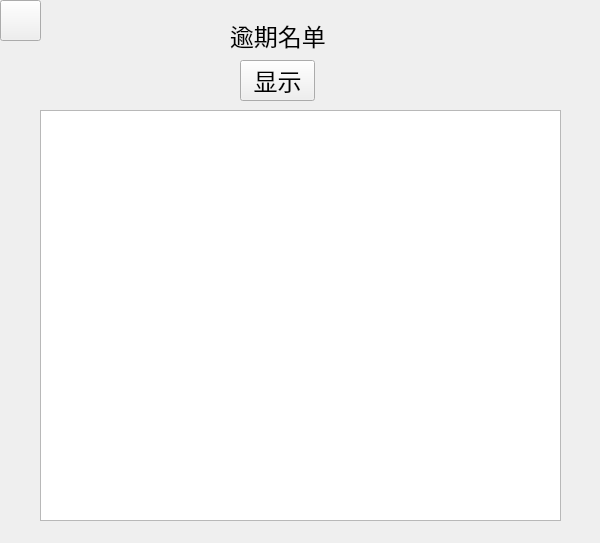
<?xml version="1.0" encoding="UTF-8"?>
<ui version="4.0">
 <class>btn_7Class</class>
 <widget class="QMainWindow" name="btn_7Class">
  <property name="geometry">
   <rect>
    <x>0</x>
    <y>0</y>
    <width>600</width>
    <height>543</height>
   </rect>
  </property>
  <property name="windowTitle">
   <string>btn_7</string>
  </property>
  <widget class="QWidget" name="centralWidget">
   <widget class="QPushButton" name="pushButton">
    <property name="geometry">
     <rect>
      <x>0</x>
      <y>0</y>
      <width>41</width>
      <height>41</height>
     </rect>
    </property>
    <property name="styleSheet">
     <string notr="true">image: url(:/return/return.jpg);</string>
    </property>
    <property name="text">
     <string/>
    </property>
   </widget>
   <widget class="QTextEdit" name="textEdit">
    <property name="geometry">
     <rect>
      <x>40</x>
      <y>110</y>
      <width>521</width>
      <height>411</height>
     </rect>
    </property>
    <property name="font">
     <font>
      <family>华文楷体</family>
      <pointsize>18</pointsize>
     </font>
    </property>
   </widget>
   <widget class="QLabel" name="label">
    <property name="geometry">
     <rect>
      <x>230</x>
      <y>10</y>
      <width>101</width>
      <height>51</height>
     </rect>
    </property>
    <property name="font">
     <font>
      <family>华文楷体</family>
      <pointsize>18</pointsize>
     </font>
    </property>
    <property name="text">
     <string>逾期名单</string>
    </property>
   </widget>
   <widget class="QPushButton" name="pushButton_2">
    <property name="geometry">
     <rect>
      <x>240</x>
      <y>60</y>
      <width>75</width>
      <height>41</height>
     </rect>
    </property>
    <property name="font">
     <font>
      <family>华文楷体</family>
      <pointsize>18</pointsize>
     </font>
    </property>
    <property name="text">
     <string>显示</string>
    </property>
   </widget>
  </widget>
 </widget>
 <layoutdefault spacing="6" margin="11"/>
 <resources>
  <include location="image.qrc"/>
 </resources>
 <connections/>
</ui>
